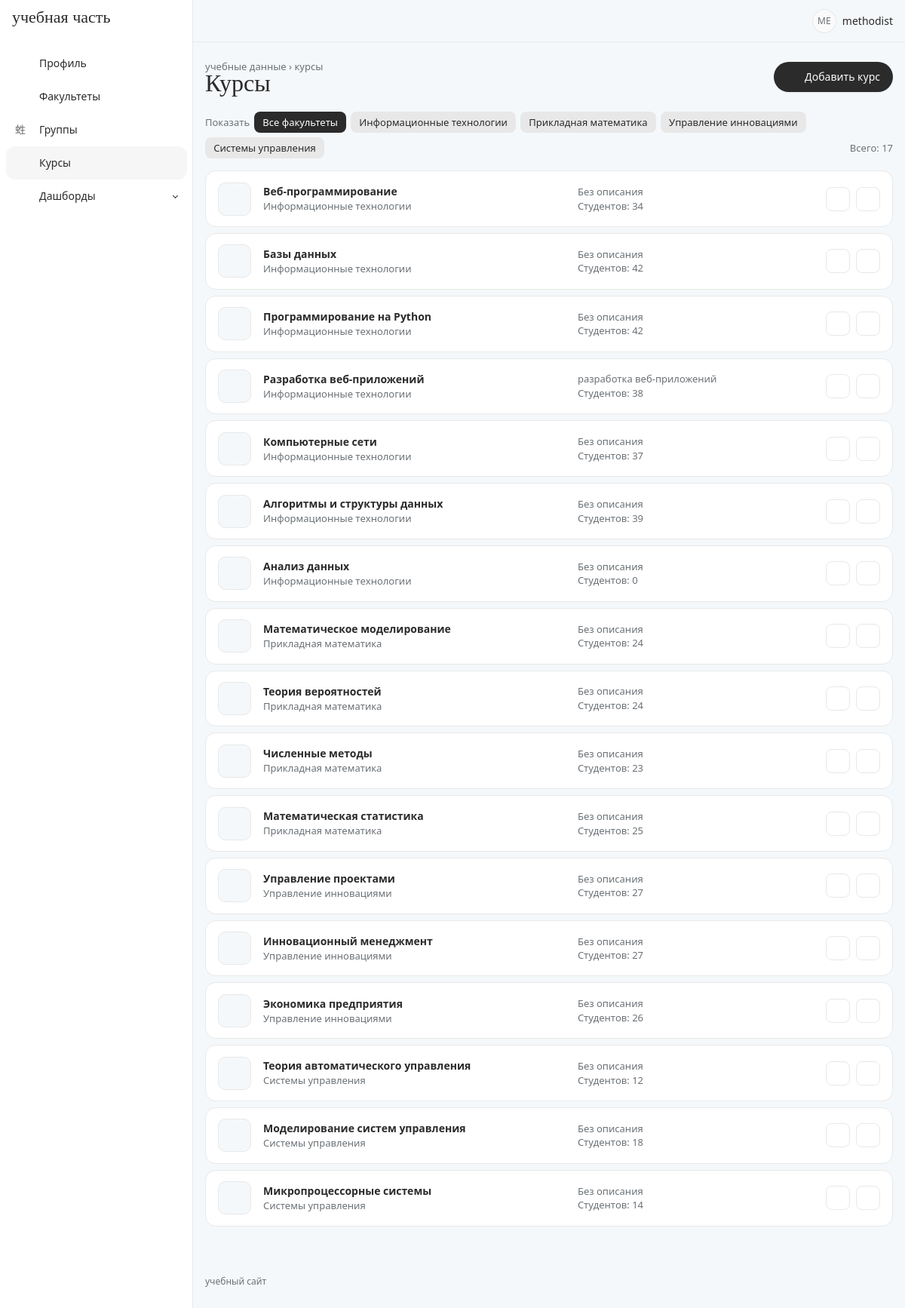
The app's page /courses/ (signed in) with its own data.
### accounts/models.py (models this page shows, shortened)
class Department(models.Model):
    name = models.CharField(max_length=200)
    def __str__(self):
        return self.name

class Course(models.Model):
    title = models.CharField(max_length=200)
    description = models.TextField(blank=True)
    department = models.ForeignKey(
        Department,
        on_delete=models.CASCADE,
        related_name='courses'
    )

### accounts/views.py (the view)
# urls.py: path('courses/', views.course_list, name='course_list'),
@login_required
def course_list(request):
    courses, current = filter_by_department(
        request, Course.objects.select_related('department').annotate(students_n=Count('students')))
    return render(request, 'course_list.html', {
        'courses': courses,
        'departments': Department.objects.all(),
        'current_department': current,
        'is_methodist': is_methodist(request.user),
    })

### accounts/views.py (called while the page is built)
def is_methodist(user):
    return user.groups.filter(name='Методист').exists()

def filter_by_department(request, queryset):
    department = request.GET.get('department', '')
    current = int(department) if department.isdigit() else None
    if current:
        queryset = queryset.filter(department_id=current)
    return queryset, current

### dashboards/context_processors.py (called while the page is built)
def dashboards_nav(request):
    if not request.user.is_authenticated:
        return {'nav_dashboards': []}
    return {'nav_dashboards': available_dashboards(request.user)}

### dashboards/services.py (called while the page is built)
def department_filter():
    return Filter('department', 'Факультет',
                  lambda: [(d.pk, d.name) for d in Department.objects.order_by('name')],
                  all_label='Все факультеты')

def group_filter():
    return Filter('group', 'Группа',
                  lambda: [(g.pk, g.name, g.department_id) for g in AcademicGroup.objects.order_by('name')],
                  all_label='Все группы')

def available_dashboards(user):
    return [d for d in DASHBOARDS.values() if d.allowed(user)]

    def options(self, department=None):
        items = self.choices() if callable(self.choices) else self.choices
        return [{'value': item[0], 'label': item[1]}
                for item in items if len(item) < 3 or not department or item[2] == department]

    def clean(self, raw, department=None):
        for option in self.options(department):
            if str(option['value']) == raw:
                return option['value']
        return self.default

    @classmethod
    def allowed(cls, user):
        return not cls.methodist_only or user.is_superuser or user.groups.filter(name=METHODIST).exists()

### templates/course_list.html (shortened to what this page needs)
{% extends 'base.html' %}
{% block pretitle %}<span class="crumbs"><a href="/profile/">учебные данные</a> › курсы</span>{% endblock %}
{% block page_title %}Курсы{% endblock %}
{% block page_actions %}
    {% if is_methodist %}
        <a class="btn btn-primary" href="/courses/add/">
            <i class="ti ti-plus icon"></i><span class="d-none d-sm-inline">Добавить курс</span>
        </a>
    {% endif %}
{% endblock %}
{% block content %}
{% include 'components/filter_chips.html' with items=departments current=current_department total=courses|length %}
{% for course in courses %}
    <div class="list-row">
        <div class="list-row-icon"><i class="ti ti-book"></i></div>
        <div class="list-row-main">
            <div class="fw-bold">{{ course.title }}</div>
            <div class="list-row-sub">{{ course.department.name }}</div>
        </div>
        <div class="list-row-meta list-row-sub d-none d-md-block">
            <div>{{ course.description|default:"Без описания"|truncatechars:60 }}</div>
            <div>Студентов: {{ course.students_n }}</div>
        </div>
        {% if is_methodist %}
            <div class="d-flex gap-2">
                <a class="btn-square" href="/courses/{{ course.id }}/edit/" title="Изменить"><i class="ti ti-pencil"></i></a>
                <a class="btn-square text-danger" href="/courses/{{ course.id }}/delete/" title="Удалить"><i class="ti ti-trash"></i></a>
            </div>
        {% endif %}
    </div>
{% endfor %}
{% endblock %}

### templates/base.html (shortened to what this page needs)
{% load static %}
<!DOCTYPE html>
<html lang="ru" data-bs-theme="light" data-bs-navbar-position="vertical">
<head>
    <link rel="stylesheet" href="{% static 'core/dist/css/tabler.min.css' %}">
    <link rel="stylesheet" href="{% static 'core/dist/css/tabler-vendors.min.css' %}">
    <link rel="stylesheet" href="{% static 'vendor/tabler-icons/tabler-icons.min.css' %}">
    <link rel="stylesheet" href="{% static 'css/theme.css' %}?v=5">
    <link rel="stylesheet" href="{% static 'css/style.css' %}?v=5">
</head>
<body>
<div class="page">
    <aside class="navbar navbar-vertical navbar-expand-lg">
        <div class="container-fluid">
            <a href="/profile/" class="navbar-brand text-reset">учебная часть</a>
            <div class="collapse navbar-collapse" id="sidebar-menu">
                <ul class="navbar-nav pt-lg-3">
                    <li class="nav-item {% if request.path == '/profile/' %}active{% endif %}">
                        <a class="nav-link" href="/profile/">
                            <span class="nav-link-icon"><i class="ti ti-user-circle"></i></span>
                            <span class="nav-link-title">Профиль</span>
                        </a>
                    </li>
                    <li class="nav-item {% if request.path|slice:':13' == '/departments/' %}active{% endif %}">
                        <a class="nav-link" href="/departments/">
                            <span class="nav-link-icon"><i class="ti ti-building"></i></span>
                            <span class="nav-link-title">Факультеты</span>
                        </a>
                    </li>
                    <li class="nav-item {% if request.path|slice:':8' == '/groups/' %}active{% endif %}">
                        <a class="nav-link" href="/groups/">
                            <span class="nav-link-icon"><i class="ti ti-users-group"></i></span>
                            <span class="nav-link-title">Группы</span>
                        </a>
                    </li>
                    <li class="nav-item {% if request.path|slice:':9' == '/courses/' %}active{% endif %}">
                        <a class="nav-link" href="/courses/">
                            <span class="nav-link-icon"><i class="ti ti-book"></i></span>
                            <span class="nav-link-title">Курсы</span>
                        </a>
                    </li>
                    {% if nav_dashboards %}
                    <li class="nav-item dropdown {% if '/dashboards/' in request.path %}active{% endif %}">
                        <a class="nav-link dropdown-toggle {% if '/dashboards/' in request.path %}show{% endif %}" href="#navbar-dashboards"
                           data-bs-toggle="dropdown" data-bs-auto-close="false" role="button"
                           aria-expanded="{% if '/dashboards/' in request.path %}true{% else %}false{% endif %}">
                            <span class="nav-link-icon"><i class="ti ti-chart-pie"></i></span>
                            <span class="nav-link-title">Дашборды</span>
                        </a>
                    </li>
                    {% endif %}
                </ul>
            </div>
        </div>
    </aside>
    <header class="navbar navbar-expand-md d-none d-lg-flex">
        <div class="container-xl">
            <div class="navbar-nav flex-row ms-auto align-items-center">
                <a href="?theme=dark" class="nav-link hide-theme-dark" title="Тёмная тема">
                    <i class="ti ti-moon fs-2 header-icon"></i>
                </a>
                {% if user.is_authenticated %}
                <div class="nav-item dropdown ms-3">
                    <a href="#" class="nav-link d-flex align-items-center gap-2 p-0" data-bs-toggle="dropdown">
                        <span class="avatar avatar-sm">{{ user.username|slice:":2"|upper }}</span>
                        <span>{{ user.username }}</span>
                    </a>
                </div>
                {% endif %}
            </div>
        </div>
    </header>
    <div class="page-wrapper">
        <div class="page-header">
            <div class="container-xl">
                <div class="row g-2 align-items-center">
                    <div class="col">
                        <div class="page-pretitle">{% block pretitle %}учебные данные{% endblock %}</div>
                        <h2 class="page-title">{% block page_title %}{% endblock %}</h2>
                    </div>
                    <div class="col-auto">
                        {% block page_actions %}{% endblock %}
                    </div>
                </div>
            </div>
        </div>
        <div class="page-body">
            <div class="container-xl">
                {% block content %}{% endblock %}
            </div>
        </div>
        <footer class="footer footer-transparent">
            <div class="container-xl text-secondary">учебный сайт</div>
        </footer>
    </div>
</div>
</body>
</html>

### templates/components/filter_chips.html
<div class="filter-bar">
    <span class="text-secondary">Показать</span>
    <a href="?" class="filter-chip {% if not current %}active{% endif %}">Все факультеты</a>
    {% for item in items %}
        <a href="?department={{ item.id }}" class="filter-chip {% if current == item.id %}active{% endif %}">{{ item }}</a>
    {% endfor %}
    <span class="filter-right text-secondary">Всего: {{ total }}</span>
</div>

### static/css/theme.css (style rules this page uses)
:root { --app-ice: #f5f8fa; --app-sky: #7eb5d6; --app-cloud: #e8e8e8; --app-charcoal: #2b2b2b; --app-ink: light-dark(#2b2b2b, #e8e8e8); --tblr-font-sans-serif: system-ui, 'Segoe UI', Roboto, Arial, sans-serif; --tblr-primary: #2b2b2b; --tblr-primary-rgb: 43, 43, 43; --tblr-body-bg: light-dark(#f5f8fa, #1f2225); --tblr-bg-surface: light-dark(#ffffff, #2b2b2b); --tblr-body-color: light-dark(#2b2b2b, #e8e8e8); --tblr-secondary: light-dark(#6b7176, #a7adb2); --tblr-border-color: light-dark(#e8e8e8, #3a3e42); --tblr-border-color-translucent: light-dark(#e8e8e8, #3a3e42); --tblr-border-radius: 12px; --tblr-border-radius-lg: 20px; }
h1, h2, h3, .page-title, .card-title, .empty-title, .navbar-brand { font-family: Georgia, 'Times New Roman', serif; font-weight: 500; }
.page-title { font-size: 2rem; }
.page-pretitle { text-transform: lowercase; letter-spacing: 0; font-size: .8125rem; }
.navbar-brand { font-size: 1.375rem; text-transform: lowercase; }
.navbar-vertical .nav-link { border-radius: 999px; }
.navbar-vertical .nav-item.active > .nav-link { background: color-mix(in srgb, var(--app-sky) 30%, transparent); }
.page > header.navbar { background: transparent; border-bottom: 0; }
.btn { --tblr-btn-border-radius: 999px; }
.crumbs a { color: var(--tblr-secondary); }
.filter-bar { display: flex; flex-wrap: wrap; align-items: center; gap: .375rem; margin-bottom: 1rem; font-size: .8125rem; }
.filter-chip { padding: .3rem .7rem; border-radius: 8px; background: light-dark(var(--app-cloud), #3a3e42); color: var(--app-ink); }
.filter-chip.active { background: var(--app-ink); color: light-dark(#ffffff, var(--app-charcoal)); }
.filter-right { margin-left: auto; }
.list-row { display: flex; align-items: center; gap: 1rem; margin-bottom: .5rem; padding: .9rem 1rem; background: var(--tblr-bg-surface); border: 1px solid var(--tblr-border-color); border-radius: 14px; }
.list-row-icon { flex: none; width: 44px; height: 44px; display: grid; place-items: center; border-radius: 10px; background: var(--tblr-body-bg); border: 1px solid var(--tblr-border-color); font-size: 1.25rem; }
.list-row-main { flex: 1 1 40%; min-width: 0; }
.list-row-meta { flex: 1 1 30%; }
.list-row-sub { color: var(--tblr-secondary); font-size: .8125rem; }
.btn-square { width: 32px; height: 32px; display: inline-grid; place-items: center; border-radius: 8px; border: 1px solid var(--tblr-border-color); color: var(--app-ink); }
:root { --tblr-chart-1: var(--app-sky); }

### static/css/style.css (style rules this page uses)
.header-icon { color: var(--app-sky); }
.footer { font-size: .75rem; text-transform: lowercase; }

### records on screen
Department: name "Информационные технологии"
Department: name "Прикладная математика"
Department: name "Управление инновациями"
Department: name "Системы управления"
Course: title "Веб-программирование", department.name "Информационные технологии", description "Без описания", students_n "34"
Course: title "Базы данных", department.name "Информационные технологии", description "Без описания", students_n "42"
Course: title "Программирование на Python", department.name "Информационные технологии", description "Без описания", students_n "42"
Course: title "Разработка веб-приложений", department.name "Информационные технологии", description "разработка веб-приложений", students_n "38"
Course: title "Компьютерные сети", department.name "Информационные технологии", description "Без описания", students_n "37"
Course: title "Алгоритмы и структуры данных", department.name "Информационные технологии", description "Без описания", students_n "39"
Course: title "Анализ данных", department.name "Информационные технологии", description "Без описания", students_n "0"
Course: title "Математическое моделирование", department.name "Прикладная математика", description "Без описания", students_n "24"
Course: title "Теория вероятностей", department.name "Прикладная математика", description "Без описания", students_n "24"
Course: title "Численные методы", department.name "Прикладная математика", description "Без описания", students_n "23"
Course: title "Математическая статистика", department.name "Прикладная математика", description "Без описания", students_n "25"
Course: title "Управление проектами", department.name "Управление инновациями", description "Без описания", students_n "27"
Course: title "Инновационный менеджмент", department.name "Управление инновациями", description "Без описания", students_n "27"
Course: title "Экономика предприятия", department.name "Управление инновациями", description "Без описания", students_n "26"
Course: title "Теория автоматического управления", department.name "Системы управления", description "Без описания", students_n "12"
Course: title "Моделирование систем управления", department.name "Системы управления", description "Без описания", students_n "18"
Course: title "Микропроцессорные системы", department.name "Системы управления", description "Без описания", students_n "14"

### other values on screen
{{ user.username|slice:":2"|upper }} "ME"
{{ user.username }} "methodist"
{{ total }} "17"
